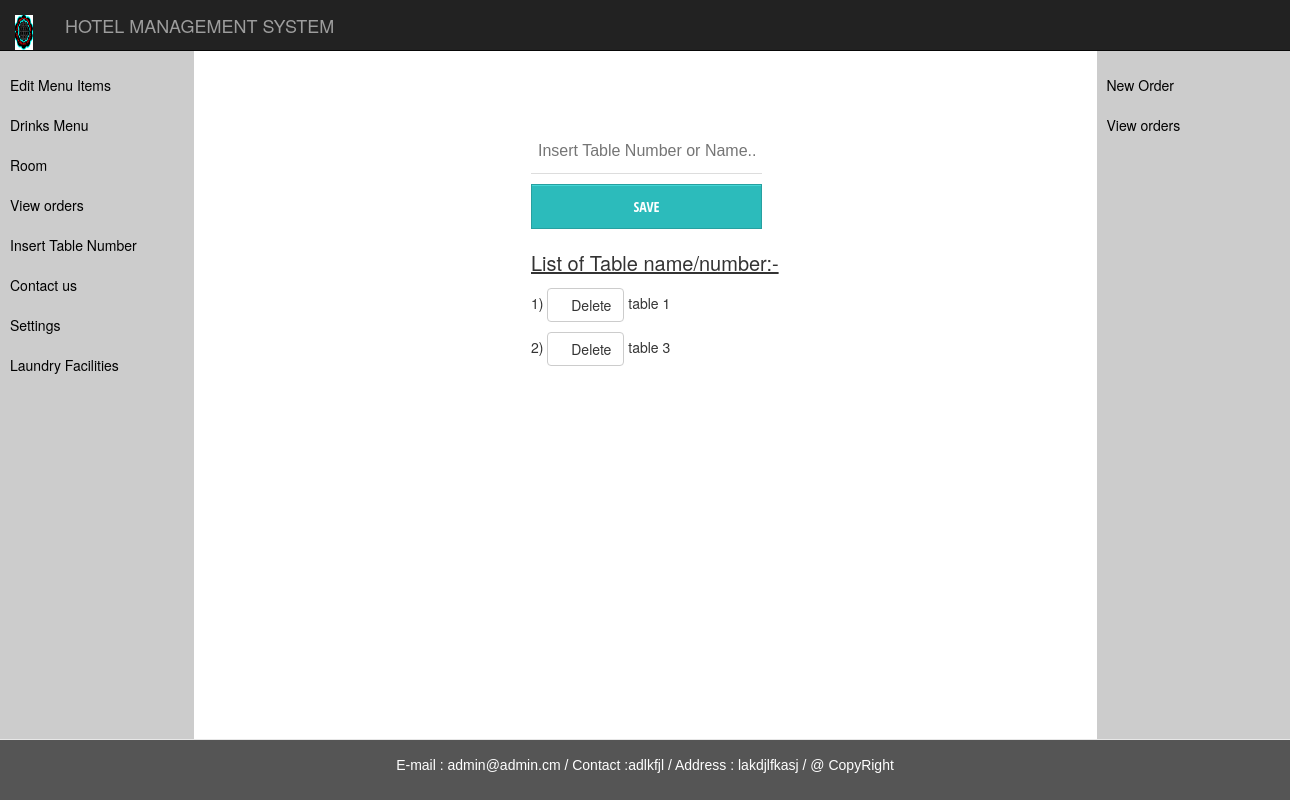
Page /table.php on the committed database.
### tables this page shows
CREATE TABLE `tbl_general` (
  `genid` int(11) NOT NULL,
  `namehotel` varchar(200) NOT NULL,
  `emailhotel` varchar(150) NOT NULL,
  `contact` varchar(100) NOT NULL,
  `site` varchar(155) NOT NULL,
  `address` varchar(150) NOT NULL,
  `pan` varchar(150) NOT NULL,
  `vat` int(20) NOT NULL,
  `logopic` varchar(255) NOT NULL
);

CREATE TABLE `tbl_table` (
  `tableid` int(11) NOT NULL,
  `tablenum` varchar(255) NOT NULL
);

### table.php (the view, shortened to what this page needs)
<?php
include  "connect.php";
  ?>
<!DOCTYPE html>
<html>
<head>
<link rel="stylesheet" href="bootstrap/bootstrap.min.css">
            <link rel ="stylesheet" type="text/css" href = "form.css" />
  <link rel="stylesheet" href="sidebar.css">
  <link href="//netdna.bootstrapcdn.com/bootstrap/3.0.0/css/bootstrap-glyphicons.css" rel="stylesheet">
</head>
<body>
<div>
<nav class="navbar navbar-inverse navbar-fixed-top">
            <div class="container-fluid">
                <div class="navbar-header">
                  <?php
               $usr = $_GET['nme'];
              $sql = "select * from tbl_general";
              $result = $con->query($sql);
              $data = $result->fetch_array();
               ?>
                    <span class="navbar-brand" href="" >
                       <img src="logo/<?php echo $data['logopic']; ?>" style="margin-bottom: 20px;" class="" width="50%" height="35px"  />
                    </span>
                    <span class="navbar-brand" href="admin.php?nme=<?php echo $usr;?>">
                      <?php
							echo $data['namehotel'];
             			 ?>
                    </span>
                </div>
       <ul class="nav navbar-nav navbar-right">
       <li class="dropdown">
       	<a href="#" class="glyphicon glyphicon-user"> <?php echo $usr ?></a>
          </li>
          </ul>
          </div>
          </nav>
          </div>
<nav class="navigation">
  <ul class="mainmenu">
    <li><a href="cuisinemenu.php?nme=<?php echo $usr;?>">Edit Menu Items</a>
      </li>
                <li><a href="drinkmenu.php?nme=<?php echo $usr;?>">Drinks Menu </a></li>
    <li><a href="">Room</a>
      </li>
    <li><a href="">View orders</a></li>
    <li><a href="table.php?nme=<?php echo $usr;?>">Insert Table Number</a></li>
    <li><a href="">Contact us </a></li>
    <li><a href="gensetting.php?nme=<?php echo $usr;?>" >Settings </a></li>
     <li><a href="laundry.php?nme=<?php echo $usr;?>" >Laundry Facilities </a></li>
  </ul>
</nav>
<div class= "main col-xs-9 form-style-8" style=" margin-top: 10%; margin-left: 40%;  max-width: 800px; ">
    <form method="post" action="dbtable.php?nme=<?php echo $usr;?>">
  <p>
    <input type="text" name="tblnum" placeholder="Insert Table Number or Name.. "  required />
    </p>
    <p>
    <input type="submit" name="btntbl" value="SAVE">
    </p>
    </form>
<div>
<?php
$s="select * from tbl_table";
$result=$con->query($s);
$num=$result->num_rows;
if($num>0)
{
  echo "<p style='font-size:20px ;text-decoration:underline; '>"."List of Table name/number:-</p>";
  $n=1;
while($data3 = $result->fetch_array()){
  ?>
  <p><?php
echo $n.")  "?> <a class="btn btn-default" style="" href="?deletetableid=<?php echo $data3['tableid'];?>&nme=<?php echo $usr?>" onclick="return confirm('sure to delete ?')"><span class="glyphicon glyphicon-remove-circle"></span>Delete</a> <?php echo $data3['tablenum']."<br>";
$n++;
?>
</p>
<?php
}
}
?>
</div>
</div>
<nav class="n">
  <ul class="mainmenu">
    <li><a href="">New Order</a></li>
    <li><a href="">View orders</a>
    </li>
  </ul>
</nav>
</body>
<?php include "footer.php";?>
</html>

### footer.php (shortened to what this page needs)
<!DOCTYPE html>
<html>
<head>
	  <link rel="stylesheet" href="bootstrap/bootstrap.min.css">
</head>
<body>
</body>
 <footer class="navbar navbar-default navbar-fixed-bottom" >
  <p > <?php echo "E-mail : ".$data['emailhotel']."  /  ";
    echo "Contact :".$data['contact']."   /  "; echo "Address : ".$data['address']."    /   ";?>  @ CopyRight</p>
</footer>
</html>

### form.css (style rules this page uses)
.form-style-8 input[type="text"], .form-style-8 input[type="date"], .form-style-8 input[type="datetime"], .form-style-8 input[type="email"], .form-style-8 input[type="number"], .form-style-8 input[type="search"], .form-style-8 input[type="time"], .form-style-8 input[type="url"], .form-style-8 input[type="submit"], .form-style-8 input[type="password"], .form-style-8 textarea, .form-style-8 select { box-sizing: border-box; -webkit-box-sizing: border-box; -moz-box-sizing: border-box; outline: none; display: block; width: 30%; padding: 7px; border: none; border-bottom: 1px solid #ddd; background: transparent; margin-bottom: 10px; font: 16px Arial, Helvetica, sans-serif; height: 45px; }
.form-style-8 input[type="button"], .form-style-8 input[type="submit"] { -moz-box-shadow: inset 0px 1px 0px 0px #45D6D6; -webkit-box-shadow: inset 0px 1px 0px 0px #45D6D6; box-shadow: inset 0px 1px 0px 0px #45D6D6; background-color: #2CBBBB; border: 1px solid #27A0A0; display: inline-block; cursor: pointer; color: #FFFFFF; font-family: 'Open Sans Condensed', sans-serif; font-size: 14px; padding: 8px 18px; text-decoration: none; text-transform: uppercase; }

### sidebar.css (style rules this page uses)
html, body { font-family: Arial, Helvetica, sans-serif; }
.navigation { padding-top: 5%; width: 15%; position: fixed; height: 100%; overflow: auto; background-color: #CCC; float:left; }
.n { padding-top: 5%; width: 15%; margin-left: 85%; float:right; position: fixed; height: 100%; overflow: auto; background-color: #CCC; }
.mainmenu { list-style: none; padding: 0; margin:0; }
.mainmenu a { display: block; background-color: #CCC; text-decoration: none; padding: 10px; color: #000; }

### table.php (style rules this page uses)
.dropdown { position: relative; display: inline-block; }

### footer.php (style rules this page uses)
.navbar-fixed-bottom { background-color: #555; color: white; padding: 15px; text-align:center; font-family: 'Raleway', sans-serif; }

### rows in the picture
tbl_general: logopic (picture), namehotel "HOTEL MANAGEMENT SYSTEM", emailhotel "admin@admin.cm", contact "adlkfjl", address "lakdjlfkasj"
tbl_table: tablenum "table 1"
tbl_table: tablenum "table 3"
